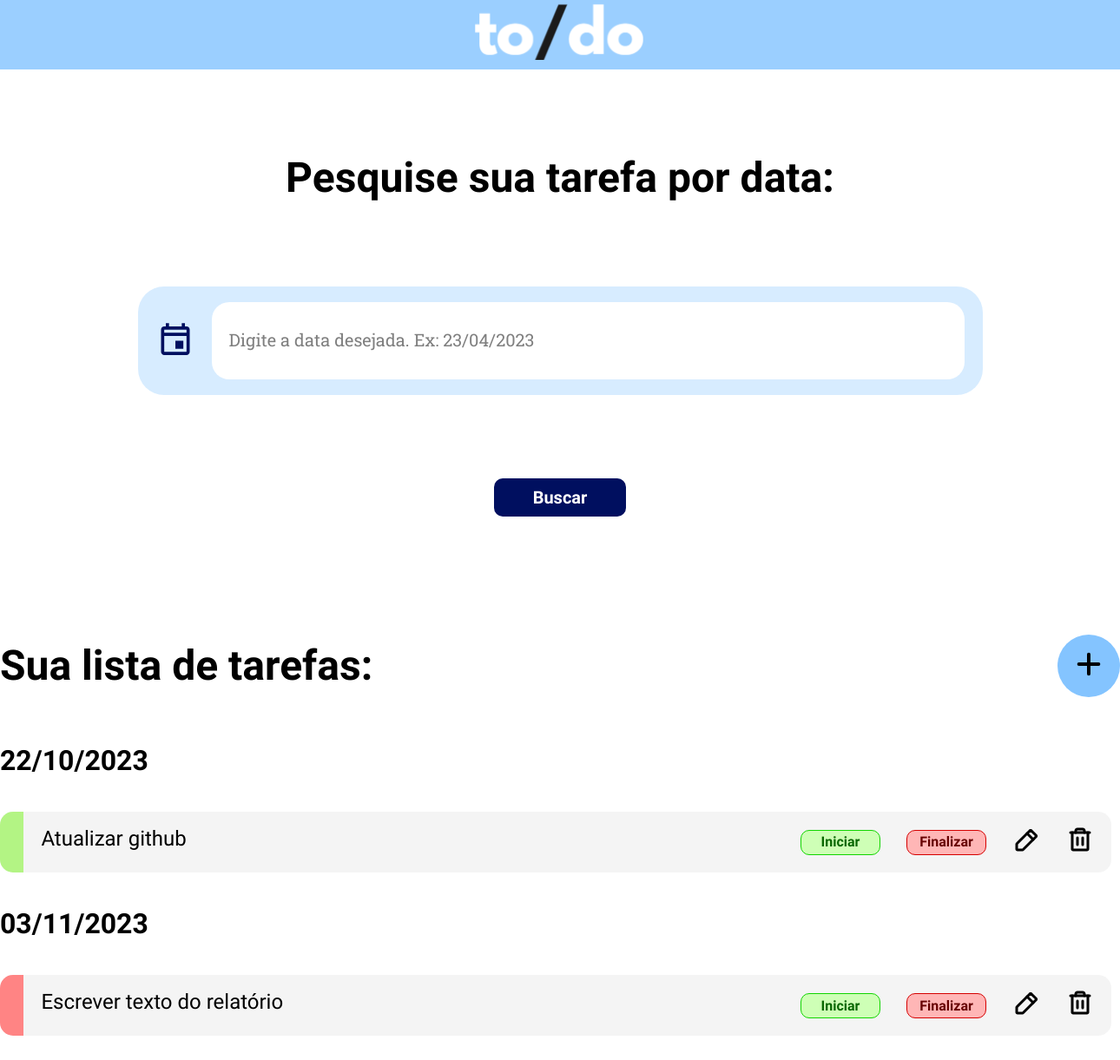
Page /home on the earlier database version.
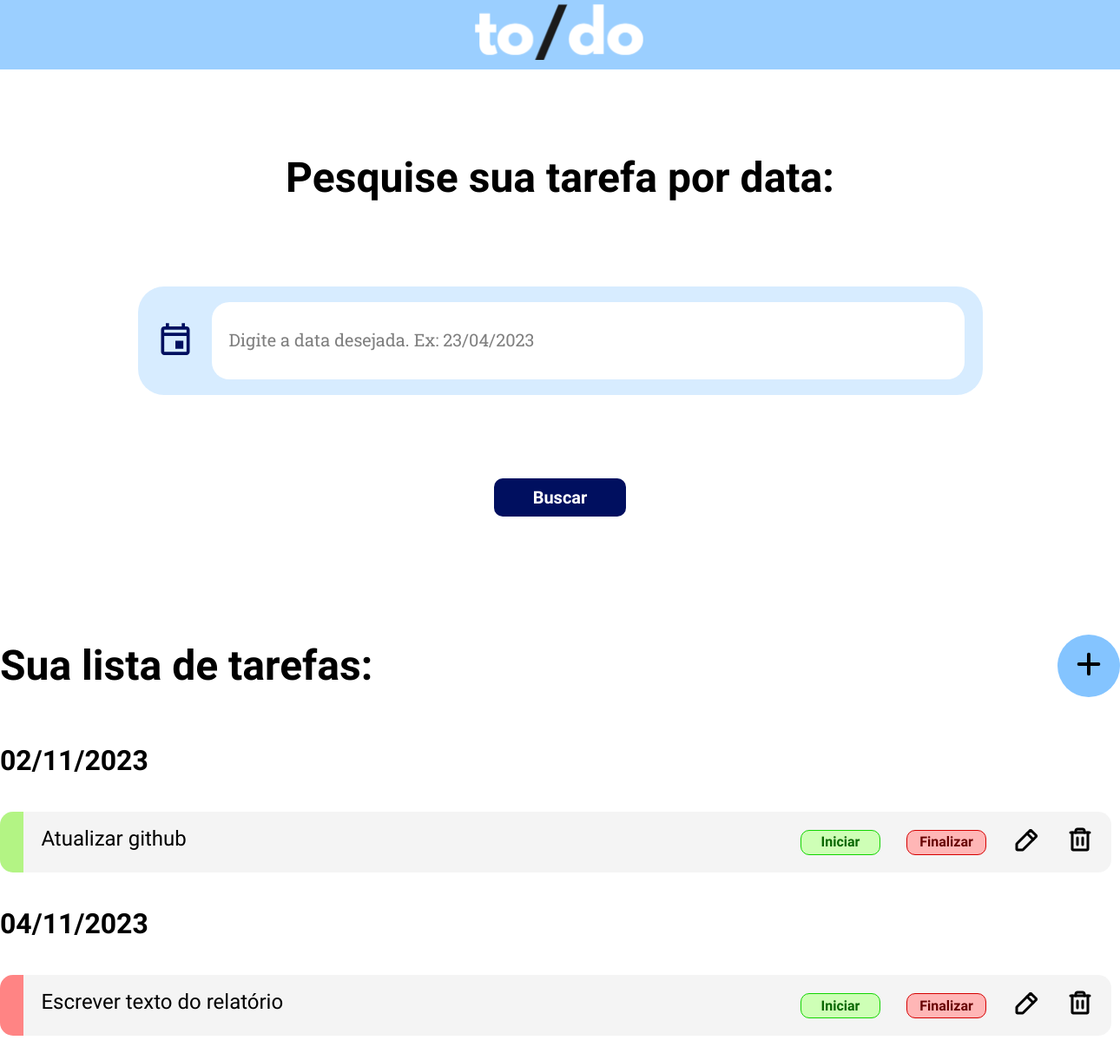
Same page on the later database version.
### tables this page shows
CREATE TABLE activities (
            id INTEGER PRIMARY KEY AUTOINCREMENT, 
            name TEXT,
            description TEXT, 
            date TEXT,
            start_time TEXT,
            end_time TEXT,
            status TEXT);

### main.py (the view)
@app.route('/')
@app.route('/home')
def home():
    select = 'SELECT * FROM activities'
    lista = listarTarefas(select=select)
    return render_template('home.html', data=lista)

### bd_tutorial.py (called while the page is built)
def create_connection(db_file) -> sqlite3.Connection:
    conn = None
    conn = sqlite3.connect(db_file)
    return conn

def select_from_table(table_name : str = None, custom_query : str = None) -> list[tuple]:
    conn = create_connection(DB_PATH)
    cur = conn.cursor()
    if not custom_query:
        cur.execute(f"SELECT * FROM {table_name}")
    else:
        print(custom_query)
        cur.execute(custom_query)
    rows = cur.fetchall()
    return rows

### main.py (called while the page is built)
def listarTarefas(select):
    resposta = db.select_from_table(custom_query=select)
    lista = []
    for i in range(len(resposta)):
        id = resposta[i][0]
        tarefa = resposta[i][2]
        data = resposta[i][3]
        status = resposta[i][6]
        classe = 'categoryRed'
        if status == 'finalizada':
            classe = 'categoryGreen'
        elif status == 'iniciada':
            classe = 'categoryYellow'
        objeto = {'tarefa': tarefa, 'id': id, 'dia': data, 'classe': classe}
        lista.append(objeto)
    return lista

### templates/home.html (shortened to what this page needs)
<!DOCTYPE html>
<html lang="en">
<head>
    <link rel="stylesheet" href="{{ url_for('static', filename='home.css') }}">
</head>
<body>
    <header class="headerSection">
        <div class="headerContainer">
            <img class="logo" src="{{ url_for('static', filename='/assets/logo.svg') }}" alt="Logo">
        </div>
    </header>
    <div class="heroSection">
        <div class="hero">
            <div class="h1"> Pesquise sua tarefa por data:</div>
            <div class="heroContainer">
                <img class="" src="{{ url_for('static', filename='/assets/Calendário.svg') }}" alt="Icon Calendário">
                <form action="filtrar" class="searchBox" method="post">
                    <div class="inputContainer">
                        <input type="text" placeholder="Digite a data desejada. Ex: 23/04/2023" name="filtro">
                    </div>
            </div>
            <div class="buttonContainer">
                <button class="submitButton">
                    <a class="linkButton">
                        Buscar
                    </a>
                </button>
            </div>
        </div>
    </div>
    <div class="taskSection" id="task">
        <div class="taskList">
            <div class="titleContainer">
                <div class="h1"> Sua lista de tarefas: </div>
                <div class="buttonContainerAdd">
                    <form action="irParaAdicionar" method="post">
                    <button class="addButton" type="submit">
                        <a class="linkButtonAdd" href="">
                            <img class="" src= "{{ url_for('static', filename='/assets/Símbolo Adicionar.svg') }}" alt="Icon Adicionar">
                        </a>
                    </button>
                </form>
                </div>
            </div>
                <div class="taskContainer">
                    {% for element in data %}
                    <div class="h2"> {{element["dia"]}} </div>
                    <div class="task">
                        <div class="{{element['classe']}}"></div>
                        <div class="taskBody">
                            <p class="h4"> {{element["tarefa"]}} </p>
                            <div class="options">
                                    <button class="startButton" type="submit">
                                        <a class="linkButtonStart" href="{{url_for('iniciar_tarefa', id=element['id'])}}" >
                                            Iniciar
                                        </a>
                                    </button>
                                <button class="endButton">
                                    <a class="linkButtonEnd" href="{{url_for('finalizar_tarefa', id=element['id'])}}">
                                        Finalizar
                                    </a>
                                </button>
                                    <a class="" href="{{url_for('editar_tarefa', id=element['id'])}}">
                                        <img class="" src="{{ url_for('static', filename='/assets/Lápis.svg') }}" alt="Icon Lápis">
                                    </a>
                                    <a class="" href="{{url_for('deletar_tarefa', id=element['id'])}}">
                                        <img class="" src= "{{ url_for('static', filename='/assets/Lixeira.svg') }}"  alt="Icon Lixeira">
                                    </a>
                            </div>
                        </div>
                    </div>
                    {% endfor %}
                </div>
            </div>
        </div>
</body>
</html>

### static/home.css (style rules this page uses)
* { margin: 0; padding: 0; box-sizing: border-box; font-family: 'Outfit', sans-serif; }
html { scroll-behavior: smooth; }
.headerSection { background-color: #9BCFFF; width: 100%; height: 80px; display: flex; justify-content: center; }
.h1 { color: #000; font-family: Sora; font-size: 48px; font-style: normal; font-weight: 600; line-height: 120% }
.heroSection { width: 100%; display: flex; justify-content: center; align-items: center; justify-self: center; margin-top: 96px; }
.hero { width: 100%; max-width: 1344px; display: flex; justify-content: center; align-items: center; flex-direction: column; gap: 96px; }
.heroContainer { display: flex; padding: 18px 21px; justify-content: center; align-items: center; border-radius: 30px; background: #D7ECFF; gap: 20px; }
.searchBox { width: 100%; max-width: 1344px; display: flex; gap: 50px; flex-direction: column; }
.inputContainer { display: flex; flex-direction: column; align-items: flex-start; gap: 25px; }
.form input[type=text],input[type=text] { padding: 14px 600px 13px 20px; height: 89px; border-radius: 20px; background: #FFF; background-blend-mode: darken; border: none; color: #000; font-family: Sora; font-size: 18px; font-weight: 400; }
::placeholder { color: #7F7F7F; padding: 0px 600px 0px 0px; font-family: Roboto Slab; font-size: 20px; font-style: normal; font-weight: 400; }
.buttonContainer { margin-bottom: 96px; }
.submitButton { display: inline-flex; padding: 10px 45px; justify-content: center; align-items: center; border-radius: 10px; background: #000F5F; background-blend-mode: darken; border: none; }
.linkButton { color: #FFF; font-family: Sora; font-size: 20px; font-style: normal; font-weight: 600; line-height: 24px; text-decoration: none; }
.taskSection { width: 100%; display: flex; justify-self: center; align-items: center; margin-top: 40px; margin-bottom: 96px; }
.taskList { width: 100%; display: flex; align-items: center; justify-content: flex-start; flex-direction: column; gap:54px; }
.h2 { color: #000; font-family: Sora; font-size: 32px; font-style: normal; font-weight: 600; line-height: 120% }
.titleContainer { width: 100%; max-width: 1344px; display: flex; align-items: center; justify-content: space-between; }
.taskContainer { max-width: 1344px; width: 100%; display: flex; justify-content: space-between; align-items: flex-start; flex-direction: column; gap: 40px; }
.addButton { display: inline-flex; justify-content: center; align-items: center; width: 72px; height: 72px; border-radius: 100%; background: #84C4FF; background-blend-mode: darken; border: none; }
.h4 { color: #000; font-family: Sora; font-size: 24px; font-weight: 400; }
.categoryRed { width: 28px; height: 70px; border-radius: 15px 0px 0px 15px; background: #FF8484; background-blend-mode: darken; }
.categoryGreen { width: 28px; height: 70px; border-radius: 15px 0px 0px 15px; background: #B3F484; background-blend-mode: darken; }
.task { width: 1280px; height: 70px; border-radius: 15px; background: #F4F4F4; display: flex; align-items: center; }
.taskBody { width: 100%; max-width: 1280px; display: flex; justify-content: space-between; padding: 20px; }
.options { display: flex; justify-content: center; align-items: center; gap: 30px; }
.startButton { width: 90px; height: 29px; padding: 10px 45px; display: flex; justify-content: center; align-items: center; border-radius: 10px; border: 1px solid #11D500; background: #CEFFB6; }
.linkButtonStart { color:#086700; text-decoration: none; font-family: Sora; font-size: 16px; font-style: normal; font-weight: 700; line-height: 120%; }
.endButton { width: 90px; height: 29px; padding: 10px 45px; display: flex; justify-content: center; align-items: center; border-radius: 10px; border: 1px solid #D50000; background: #FFB6B6; }
.linkButtonEnd { color: #670000; text-decoration: none; font-family: Sora; font-size: 16px; font-style: normal; font-weight: 700; line-height: 120%; }

Differences in the rows shown:
removed activities: dia "03/11/2023", tarefa "Escrever texto do relatório"
changed activities "Atualizar github": dia "22/10/2023" → "02/11/2023"
added activities: dia "04/11/2023", tarefa "Escrever texto do relatório"
